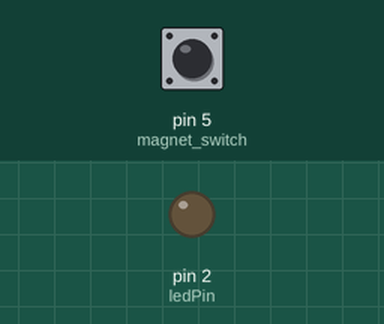
A sketch run on a simulated Arduino Uno, built with avr-gcc and run on an emulated ATmega328P. On the bench: output pins drawn as LEDs (lit = HIGH). The test bench sets the inputs (shaded band); at power-on: pin 5 (magnet_switch) HIGH.

Above: at 1.2 s.
1.3 s: pin 5 (magnet_switch) pulled LOW for 0.15 s
At 1.37 s:
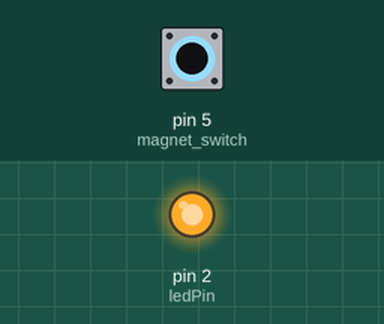
2.9 s: pin 5 (magnet_switch) pulled LOW for 3.2 s
At 7.3 s:
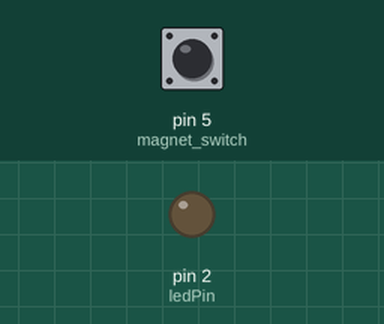
Timing chart, 0 to 8.8 s (numbered marks = the images above; inputs shaded):
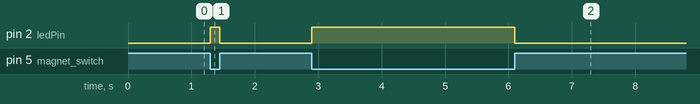

The sketch:

E2.ino
```cpp
const int magnet_switch = 5;     // Magnet switch
const int ledPin =  2;      // LED pin

void setup() {
  pinMode(ledPin, OUTPUT);
  pinMode(magnet_switch, INPUT_PULLUP);
}

void loop() {
  if (digitalRead(magnet_switch) == LOW) {
    digitalWrite(ledPin, HIGH);
  }else {
    digitalWrite(ledPin, LOW);
  }
}
```

Measured:
- after the input at 1.3 s, pin 2 (ledPin): LOW → HIGH at once, → LOW 0.15 s later
- after the input at 2.9 s, pin 2 (ledPin): LOW → HIGH at once, → LOW 3.2 s later
